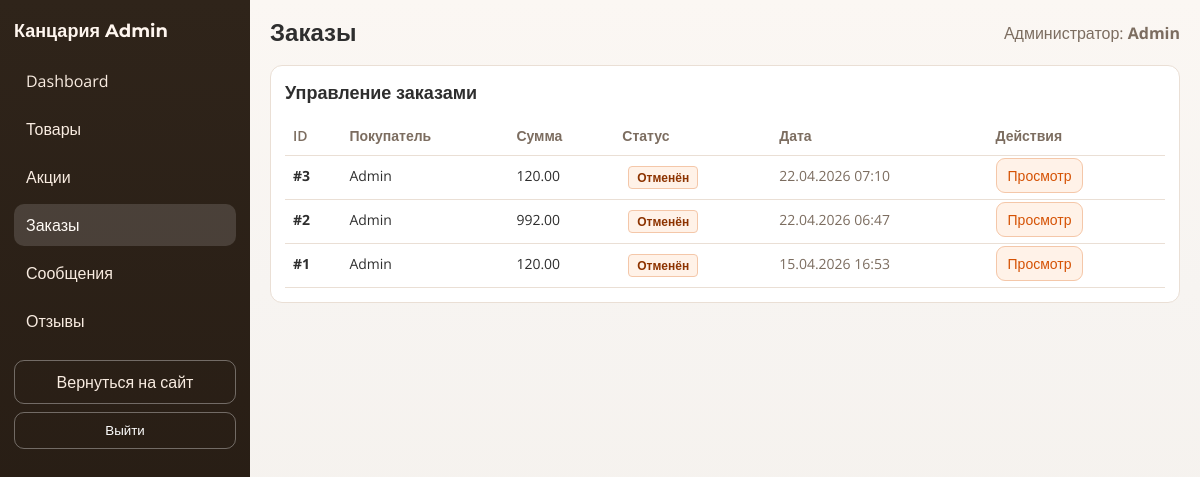
/admin/orders.php (signed in), run on the app's committed database.
### tables this page shows
CREATE TABLE `users` (
  `id` int(10) UNSIGNED NOT NULL,
  `role_id` int(10) UNSIGNED NOT NULL,
  `name` varchar(100) NOT NULL,
  `email` varchar(150) NOT NULL,
  `password_hash` varchar(255) NOT NULL,
  `phone` varchar(20) DEFAULT NULL,
  `is_verified` tinyint(1) NOT NULL DEFAULT '0',
  `email_verified_at` datetime DEFAULT NULL,
  `created_at` timestamp NULL DEFAULT CURRENT_TIMESTAMP,
  `updated_at` timestamp NULL DEFAULT CURRENT_TIMESTAMP ON UPDATE CURRENT_TIMESTAMP
);

CREATE TABLE `orders` (
  `id` int(10) UNSIGNED NOT NULL,
  `user_id` int(10) UNSIGNED NOT NULL,
  `customer_name` varchar(190) DEFAULT NULL,
  `customer_phone` varchar(50) DEFAULT NULL,
  `customer_email` varchar(190) DEFAULT NULL,
  `status_id` int(10) UNSIGNED NOT NULL,
  `delivery_method_id` int(10) UNSIGNED NOT NULL,
  `payment_method` varchar(32) NOT NULL DEFAULT 'online',
  `total_price` decimal(10,2) NOT NULL,
  `delivery_price` decimal(10,2) NOT NULL DEFAULT '0.00',
  `discount_total` decimal(10,2) NOT NULL DEFAULT '0.00',
  `address` text,
  `payment_status` enum('not_required','pending_payment','paid','failed') NOT NULL DEFAULT 'not_required',
  `payment_id` varchar(128) DEFAULT NULL,
  `payment_idempotence_key` varchar(64) DEFAULT NULL,
  `paid_at` timestamp NULL DEFAULT NULL,
  `created_at` timestamp NOT NULL DEFAULT CURRENT_TIMESTAMP,
  `updated_at` timestamp NOT NULL DEFAULT CURRENT_TIMESTAMP ON UPDATE CURRENT_TIMESTAMP
);

CREATE TABLE `order_statuses` (
  `id` int(10) UNSIGNED NOT NULL,
  `name` varchar(50) NOT NULL
);

### admin/includes/bootstrap.php (called while the page is built, shortened)
<?php
function admin_e($value): string
{
    return htmlspecialchars((string)$value, ENT_QUOTES, 'UTF-8');
}
function admin_safe_int($value, int $default = 0): int
{
    return is_numeric($value) ? (int)$value : $default;
}

### admin/includes/auth.php (called while the page is built, shortened)
<?php
require_once __DIR__ . '/bootstrap.php';
function admin_current_user(): ?array
{
    global $pdo;
    $sessionAdminId = admin_safe_int($_SESSION['admin_user_id'] ?? 0);
    try {
        $stmt = $pdo->prepare(
            'SELECT u.id, u.name, u.email
             FROM users u
             INNER JOIN roles r ON r.id = u.role_id
             WHERE u.id = ? AND r.name = ? LIMIT 1'
        );
        $stmt->execute([$sessionAdminId, 'admin']);
        $user = $stmt->fetch();
        return is_array($user) ? $user : null;
    } catch (Throwable $e) {
        admin_log_error('admin_current_user', $e);
        return null;
    }
}
function admin_require_auth(): array
{
    $user = admin_current_user();
    return $user;
}

### admin/orders.php (the view, shortened to what this page needs)
<?php
require_once __DIR__ . '/includes/layout.php';
global $pdo;
$orders = [];
$page = max(1, admin_safe_int($_GET['page'] ?? 1, 1));
$perPage = 50;
$offset = ($page - 1) * $perPage;
try {
    $stmt = $pdo->prepare(
        'SELECT o.id, o.total_price, o.created_at, o.status_id,
                o.customer_name, u.name AS user_name,
                os.name AS status_name
         FROM orders o
         LEFT JOIN users u ON u.id = o.user_id
         LEFT JOIN order_statuses os ON os.id = o.status_id
         ORDER BY o.created_at DESC
         LIMIT :limit OFFSET :offset'
    );
    $stmt->bindValue(':limit', $perPage, PDO::PARAM_INT);
    $stmt->bindValue(':offset', $offset, PDO::PARAM_INT);
    $stmt->execute();
    $orders = $stmt->fetchAll() ?: [];
} catch (Throwable $e) {
    admin_log_error('orders_list', $e);
}
admin_render_header('Заказы', 'orders');
?>
<section class="admin-table-wrap">
    <div class="admin-section-head">
        <h2>Управление заказами</h2>
    </div>
    <table class="admin-table">
        <thead>
            <tr>
                <th>ID</th>
                <th>Покупатель</th>
                <th>Сумма</th>
                <th>Статус</th>
                <th>Дата</th>
                <th>Действия</th>
            </tr>
        </thead>
        <tbody>
            <?php if (!$orders): ?>
                <tr>
                    <td colspan="6">Заказов пока нет.</td>
                </tr>
            <?php else: ?>
                <?php foreach ($orders as $order): ?>
                    <?php
                    $displayName = (string)($order['customer_name'] ?: $order['user_name'] ?: 'Гость');
                    $statusClass = '';
                    ?>
                    <tr>
                        <td><strong>#<?php echo admin_e((string)$order['id']); ?></strong></td>
                        <td><?php echo admin_e($displayName); ?></td>
                        <td><?php echo admin_e(number_format((float)$order['total_price'], 2, '.', ' ')); ?></td>
                        <td>
                            <span class="admin-status-tag <?php echo $statusClass; ?>">
                                <?php echo admin_e((string)($order['status_name'] ?? '—')); ?>
                            </span>
                        </td>
                        <td class="admin-list__item-note"><?php echo admin_e(date('d.m.Y H:i', strtotime((string)$order['created_at']))); ?></td>
                        <td><a class="admin-link-btn" href="/admin/order_view.php?id=<?php echo admin_e((string)$order['id']); ?>">Просмотр</a></td>
                    </tr>
                <?php endforeach; ?>
            <?php endif; ?>
        </tbody>
    </table>
</section>
<?php admin_render_footer(); ?>

### admin/includes/layout.php (shortened to what this page needs)
<?php
require_once __DIR__ . '/auth.php';
function admin_nav_items(): array
{
    return [
        'dashboard'  => ['label' => 'Dashboard', 'href' => '/admin/index.php'],
        'products'   => ['label' => 'Товары', 'href' => '/admin/products.php'],
        'promotions' => ['label' => 'Акции', 'href' => '/admin/promotions.php'],
        'orders'     => ['label' => 'Заказы', 'href' => '/admin/orders.php'],
        'messages'   => ['label' => 'Сообщения', 'href' => '/admin/messages.php'],
        'reviews'    => ['label' => 'Отзывы', 'href' => '/admin/reviews.php'],
    ];
}
function admin_render_header(string $title, string $active = ''): void
{
    $user = admin_require_auth();
    $nav = admin_nav_items();
?>
    <!DOCTYPE html>
    <html lang="ru">
    <head>
        <link rel="stylesheet" href="/admin/assets/css/admin-base.css">
        <link rel="stylesheet" href="/admin/assets/css/admin-layout.css">
        <link rel="stylesheet" href="/admin/assets/css/admin-components.css">
        <link rel="stylesheet" href="/admin/assets/css/admin-modules.css">
        <link rel="stylesheet" href="/admin/assets/css/admin-responsive.css">
    </head>
    <body class="admin-body">
        <div class="admin-shell">
            <aside class="admin-sidebar">
                <a class="admin-brand" href="/admin/index.php">Канцария <span>Admin</span></a>
                <nav class="admin-nav">
                    <?php foreach ($nav as $key => $item): ?>
                        <a class="admin-nav__item <?php echo $active === $key ? 'is-active' : ''; ?>"
                            href="<?php echo admin_e($item['href']); ?>">
                            <?php echo admin_e($item['label']); ?>
                        </a>
                    <?php endforeach; ?>
                </nav>
                <div class="admin-sidebar-footer">
                    <a class="admin-back-link" href="/index.php">Вернуться на сайт</a>
                    <form method="post" action="logout.php" class="admin-logout-form"
                        onsubmit="return confirm('Выйти из системы?');">
                        <button class="admin-logout-btn" type="submit">Выйти</button>
                    </form>
                </div>
            </aside>
            <main class="admin-main">
                <header class="admin-topbar">
                    <h1 class="admin-title"><?php echo admin_e($title); ?></h1>
                    <div class="admin-user">
                        <span class="admin-user__role">Администратор:</span>
                        <strong><?php echo admin_e($user['name'] ?? 'Admin'); ?></strong>
                    </div>
                </header>
                <div class="admin-content">
                <?php
}
function admin_render_footer(array $scripts = []): void
{
    ?>
                </div>
            </main>
        </div>
    </body>
    </html>
<?php
}

### admin/assets/css/admin-base.css (style rules this page uses)
:root { --bg: #f7f4f1; --panel: #ffffff; --line: #eadfd5; --text: #2e2e2e; --muted: #7c6d60; --brand: #d55204; --brand-soft: #fff2e8; --danger: #b42318; --success: #087443; --warning: #9a6700; }
* { box-sizing: border-box; }
body { margin: 0; font-family: "Open Sans", sans-serif; color: var(--text); background: linear-gradient(180deg, #fbf7f3 0%, #f7f4f1 36%, #f3efea 100%); }

### admin/assets/css/admin-layout.css (style rules this page uses)
.admin-shell { min-height: 100vh; display: grid; grid-template-columns: 250px minmax(0, 1fr); }
.admin-sidebar { background: linear-gradient(180deg, #2f241a 0%, #241a12 100%); color: #f9ece1; padding: 20px 14px; display: flex; flex-direction: column; gap: 18px; }
.admin-brand { color: #fff6ef; text-decoration: none; font-family: "Montserrat", sans-serif; font-weight: 700; font-size: 18px; }
.admin-nav { display: flex; flex-direction: column; gap: 6px; }
.admin-nav__item { display: block; border-radius: 10px; padding: 10px 12px; color: #f9ece1; text-decoration: none; transition: 0.18s ease; }
.admin-nav__item:hover, .admin-nav__item.is-active { background: rgba(255, 255, 255, 0.14); color: #fffaf5; }
.admin-logout-form { margin-top: 8px; }
.admin-logout-btn { width: 100%; border: 1px solid rgba(255, 255, 255, 0.34); background: transparent; color: #fff; border-radius: 10px; padding: 10px 12px; cursor: pointer; }
.admin-back-link { margin-top: auto; display: block; text-decoration: none; color: #f9ece1; border: 1px solid rgba(255, 255, 255, 0.34); border-radius: 10px; padding: 10px 12px; text-align: center; }
.admin-main { padding: 18px 20px 30px; }
.admin-topbar { display: flex; justify-content: space-between; align-items: center; margin-bottom: 18px; }
.admin-title { margin: 0; font-family: "Montserrat", sans-serif; font-size: 24px; }
.admin-user { color: var(--muted); }

### admin/assets/css/admin-components.css (style rules this page uses)
.admin-table-wrap, .admin-form-wrap { background: var(--panel); border: 1px solid var(--line); border-radius: 12px; padding: 14px; overflow: hidden; }
.admin-section-head { display: flex; justify-content: space-between; align-items: center; gap: 12px; margin-bottom: 12px; }
.admin-section-head h2 { margin: 0; font-size: 18px; }
.admin-link-btn { text-decoration: none; background: var(--brand-soft); border: 1px solid #f4c7a9; color: var(--brand); border-radius: 9px; padding: 7px 11px; font-size: 14px; }
.admin-table { width: 100%; border-collapse: collapse; }
.admin-table th, .admin-table td { border-bottom: 1px solid var(--line); text-align: left; padding: 10px 8px; font-size: 14px; vertical-align: top; }
.admin-table th { color: var(--muted); font-weight: 600; }

### admin/assets/css/admin-modules.css (style rules this page uses)
.admin-list__item-note { font-size: 12px; color: var(--muted); }
.admin-status-tag { display: inline-block; margin-left: 6px; border-radius: 4px; border: 1px solid #f4c7a9; background: #fff2e8; color: #8d3300; font-size: 12px; font-weight: 600; padding: 2px 8px; }

### data on the page
users: name "Admin"
orders: id "3", customer_name "Admin", total_price "120.00", status.name "Отменён", created_at "22.04.2026 07:10"
orders: id "2", customer_name "Admin", total_price "992.00", status.name "Отменён", created_at "22.04.2026 06:47"
orders: id "1", customer_name "Admin", total_price "120.00", status.name "Отменён", created_at "15.04.2026 16:53"

### other printed values
admin_e($item['label']) "Dashboard"
admin_e($item['label']) "Товары"
admin_e($item['label']) "Акции"
admin_e($item['label']) "Заказы"
admin_e($item['label']) "Сообщения"
admin_e($item['label']) "Отзывы"
admin_e($title) "Заказы"
